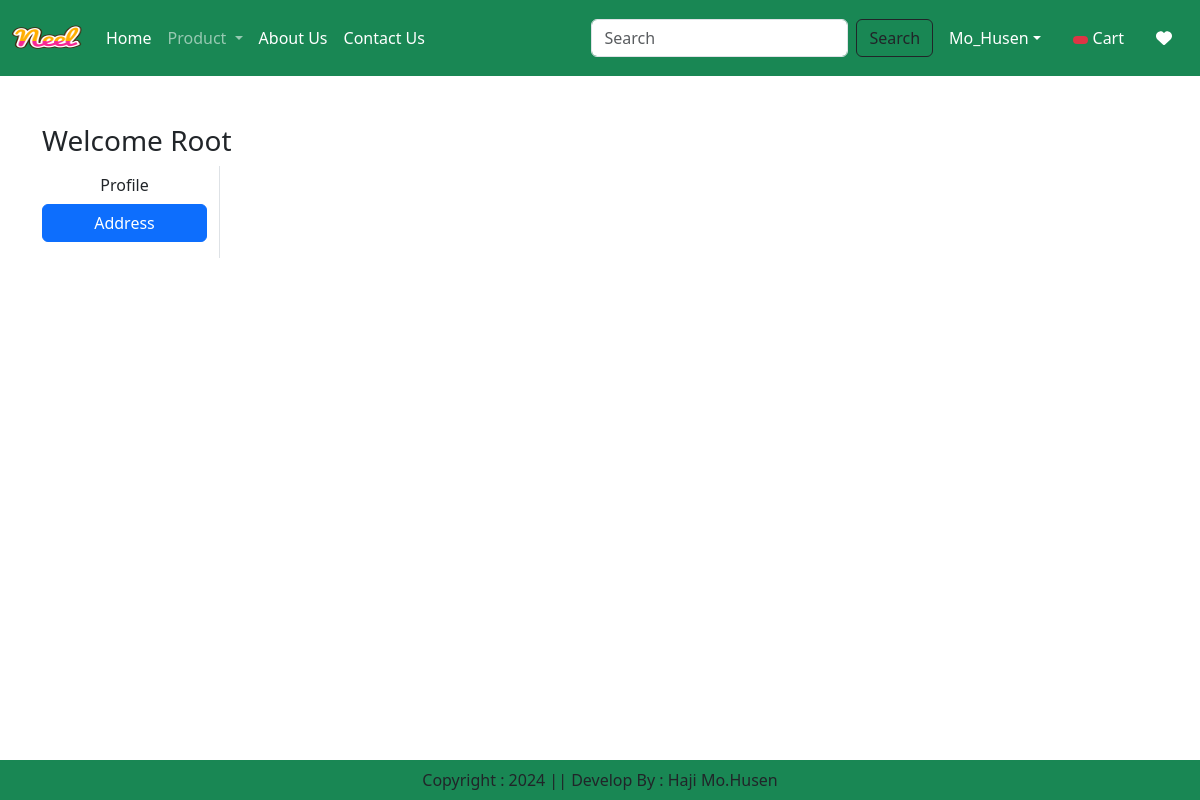
/address/ (signed in), run on an earlier commit of the app's database.
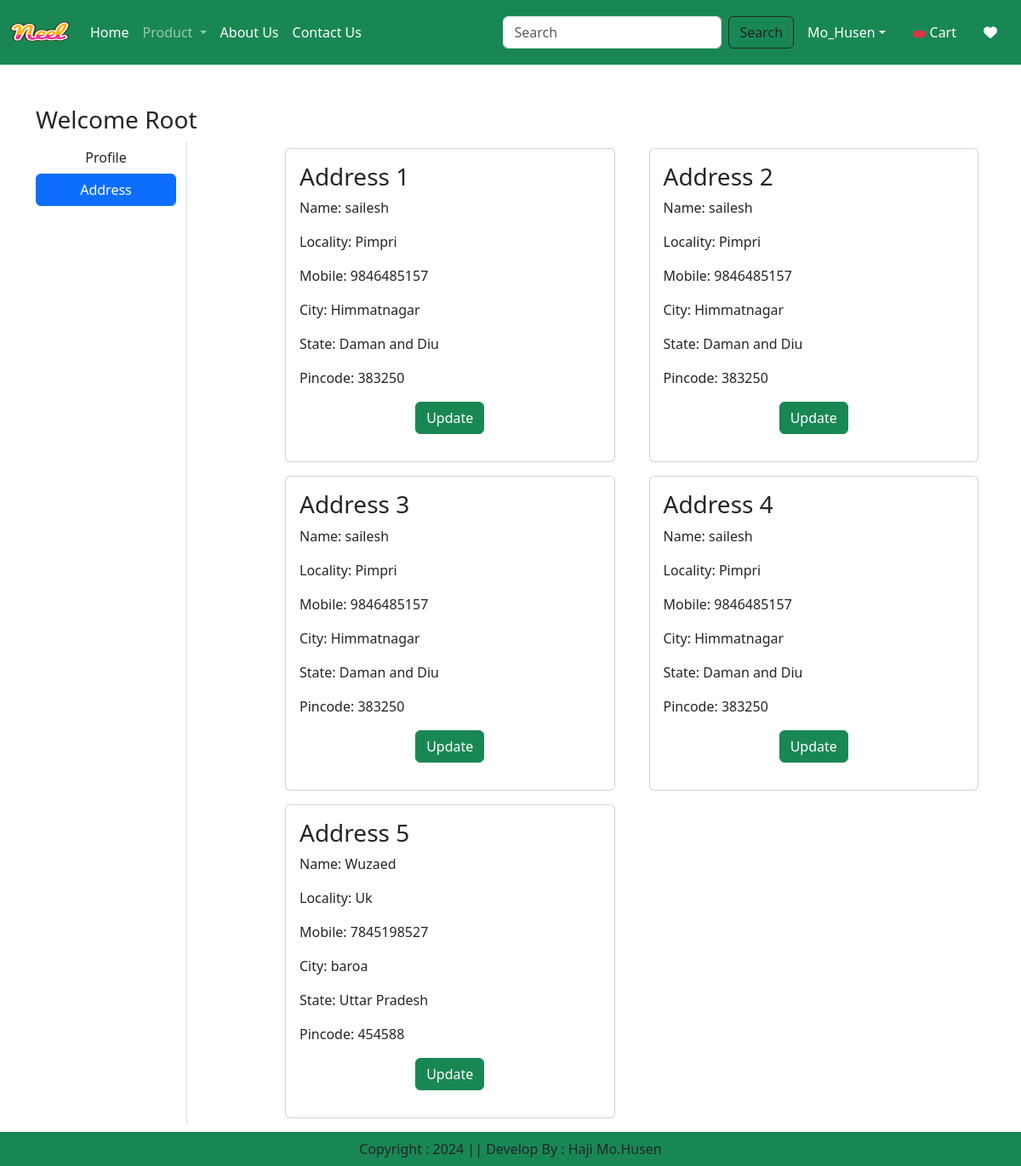
And on a later commit of the database.
### app/models.py (models this page shows, shortened)
class Customer(models.Model):
    user = models.ForeignKey(User,on_delete=models.CASCADE) #here used the foregin key
    name =models.CharField(max_length=200)
    locality = models.CharField(max_length=200)
    city =models.CharField(max_length=50)
    mobile = models.IntegerField(default=0)
    zipcode = models.IntegerField()
    state = models.CharField(choices=STATE_CHOICES, max_length=100) #these selection is optinal

### app/views.py (the view)
# urls.py: path('address/',views.address,name='address'),#when we use the class that time we use the as_view but here the we uuse thee function so we can't use the as_view
@login_required
def address(request):
    add = Customer.objects.filter(user=request.user) #only login user can see the data like thr root user
    totalitem = 0
    wishitem=0
    if request.user.is_authenticated:
        totalitem = len(Cart.objects.filter(user=request.user))
        wishitem=len(Wishlist.objects.filter(user=request.user))
    return render(request,'app/address.html',locals())

### app/templates/app/address.html (shortened to what this page needs)
{% extends 'app/base.html' %}
{% load static %}
{% block main-content %}
<div class="container my-5">
    <div class="row">
    <h3>Welcome <span class="text-capitalize">{{request.user}}</span></h3>
    <div class="col-sm-2 border-end">
        <ul class="list-unstyled">
            <li class="d-grid"><a href="{% url 'profile' %}" class="btn ">Profile</a></li>
            <li class="d-grid"><a href="{% url 'address' %}" class="btn btn-primary">Address</a></li>
        </ul>
    </div>
    <div class="col-sm-9 offset-sm-1">
        <div class="row">
            {% for ad in add %}
            <div class="col-sm-6">
                 <div class="card m-2">  {% comment %} bootstrip card selction {% endcomment %}
                    <div class="card-body">
                        <h3>Address {{forloop.counter}}</h3>
                        <p>Name: {{ad.name}}</p>
                        <p>Locality: {{ad.locality}}</p>
                        <p>Mobile: {{ad.mobile}}</p>
                        <p>City: {{ad.city}}</p>
                        <p>State: {{ad.state}}</p>
                        <p>Pincode: {{ad.zipcode}}</p>
                        <p class="text-center"><a href="{% url 'updateAddress' pk=ad.id %}" type="submit" class="btn btn-success">Update</a></p>
                        </div>
                    </div>
                </div>
            {% endfor %}
        </div>
    </div>
</div>
</div>
{% endblock main-content %}

What changed in the data, as far as the page shows it:
added Customer: name "sailesh", locality "Pimpri", mobile "9846485157", city "Himmatnagar", state "Daman and Diu", zipcode "383250"
added Customer: name "sailesh", locality "Pimpri", mobile "9846485157", city "Himmatnagar", state "Daman and Diu", zipcode "383250"
added Customer: name "sailesh", locality "Pimpri", mobile "9846485157", city "Himmatnagar", state "Daman and Diu", zipcode "383250"
added Customer: name "sailesh", locality "Pimpri", mobile "9846485157", city "Himmatnagar", state "Daman and Diu", zipcode "383250"
added Customer: name "Wuzaed", locality "Uk", mobile "7845198527", city "baroa", state "Uttar Pradesh", zipcode "454588"
